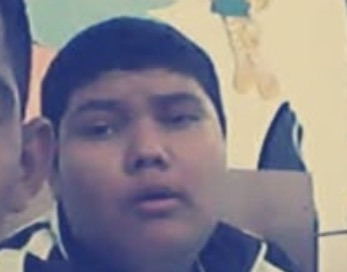
#> input picture imagenes/foto_01.jpg, 347 x 272 px; its folder holds 4 pictures in this run
$ python armar.py
#> lines starting #> are read from the running program, lines starting #| are printed output that depends on the picture
"""Arma el paquete de recursos de la bienvenida de Ñecribels con TODAS las imagenes de la carpeta imagenes/.
Cada imagen queda como un «caracter» de la fuente necribels:bienvenida; Proto los va rotando al entrar alguien.
Los GIF (y WebP animados) se guardan cuadro por cuadro y Proto los reproduce como animacion.
salida/pack.zip  -> lo descarga Minecraft (enlace en server.properties)
salida/lista.json -> lo lee Proto para saber que caracter es cada imagen
Lo corre GitHub solo (Actions) cada vez que se suben o borran imagenes. No hay que tocarlo."""
import io, json, zipfile, pathlib
from PIL import Image

ALTO = 24          # alto de la imagen en el titulo (Minecraft lo multiplica x4 en pantalla)
SOBRE_LINEA = 20   # cuanto sube la imagen sobre el texto
MAX_PX = 256       # las fotos grandes se achican a esto (lado mayor) para que el paquete pese poco
MAX_PX_GIF = 160   # cada cuadro de un GIF (son muchos: mas chicos)
MAX_CUADROS = 40   # un GIF con mas cuadros se reparte en 40 (saltando cuadros, sin cambiar la duracion total)
FORMATO = 34       # paquete de recursos para Minecraft 1.21.1
R = pathlib.Path(__file__).resolve().parent.parent
IMG, SAL = R / "imagenes", R / "salida"
EXT = {".png", ".jpg", ".jpeg", ".webp", ".gif", ".bmp"}

SAL.mkdir(exist_ok=True)
previa = {}
try:
    for x in json.loads((SAL / "lista.json").read_text(encoding="utf-8"))["imagenes"]:
        previa[x["archivo"]] = x["caracter"]
        for k, c in enumerate(x.get("cuadros", [])[1:], 1):
            previa[f"{x['archivo']}#{k}"] = c
except Exception:
    pass
archivos = sorted(p for p in IMG.glob("*") if p.suffix.lower() in EXT) if IMG.exists() else []
usados = {c for a, c in previa.items() if any(p.name == a.split("#")[0] for p in archivos)}
inicio = max([ord(c) + 1 for c in previa.values()] + [0xE000])      # las nuevas nunca reusan un caracter viejo
libre = (chr(i) for i in list(range(inicio, 0xF8FF)) + list(range(0xE000, inicio)))
lista, providers, texturas = [], [], {}
def nuevo_caracter(nombre_clave):
    car = previa.get(nombre_clave) if previa.get(nombre_clave) in usados else None
    while car is None:
        c = next(libre)
        if c not in usados:
            car = c
    usados.add(car)
    return car


def cuadros(p):
    """[(imagen RGBA, ms)] de la imagen; una sola si no es animada."""
    im = Image.open(p)
    n = getattr(im, "n_frames", 1)
#> n = 1
    if n <= 1:
        im.seek(0)
        x = im.convert("RGBA"); x.thumbnail((MAX_PX, MAX_PX), Image.LANCZOS)
        return [(x, 0)]
    todos = []
    for i in range(n):
        im.seek(i)
        x = im.convert("RGBA"); x.thumbnail((MAX_PX_GIF, MAX_PX_GIF), Image.LANCZOS)
        todos.append((x, max(20, int(im.info.get("duration") or 100))))
    if len(todos) > MAX_CUADROS:                           # se saltan cuadros; cada uno dura lo de los saltados
        paso = len(todos) / MAX_CUADROS
        grupos = [todos[int(i * paso):int((i + 1) * paso)] for i in range(MAX_CUADROS)]
        todos = [(g[0][0], sum(ms for _, ms in g)) for g in grupos if g]
    return todos


for p in archivos:
    try:
        cs = cuadros(p)
#> cs = 1 item
#| ok foto_01.jpg -> U+E000 (256x201)
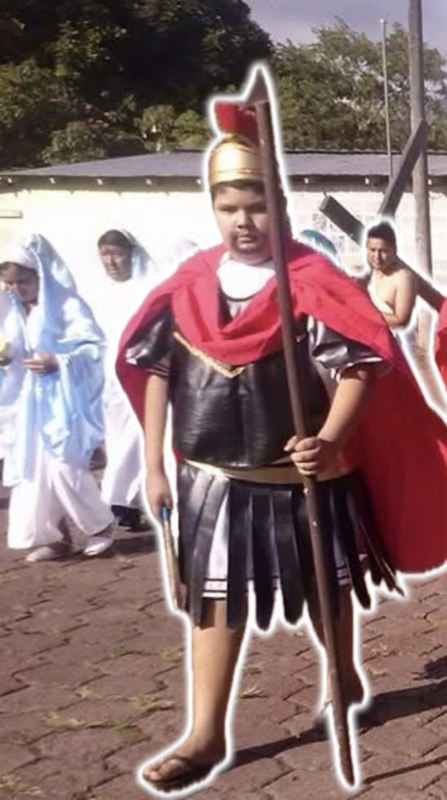
#> input picture imagenes/foto_02.jpg, 894 x 1599 px (shown at 1/2 size)
#> in cuadros (call 2), `n = getattr(im, "n_frames", 1)`: n = 1
#> cs = 1 item
#| ok foto_02.jpg -> U+E001 (143x256)
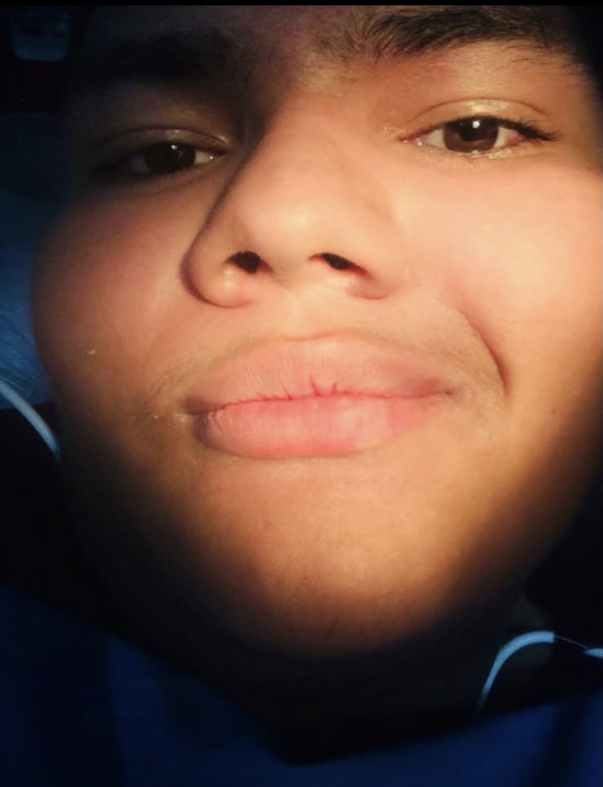
#> input picture imagenes/foto_03.jpg, 1206 x 1573 px (shown at 1/2 size)
#> in cuadros (call 3), `n = getattr(im, "n_frames", 1)`: n = 1
#> cs = 1 item
#| ok foto_03.jpg -> U+E002 (196x256)
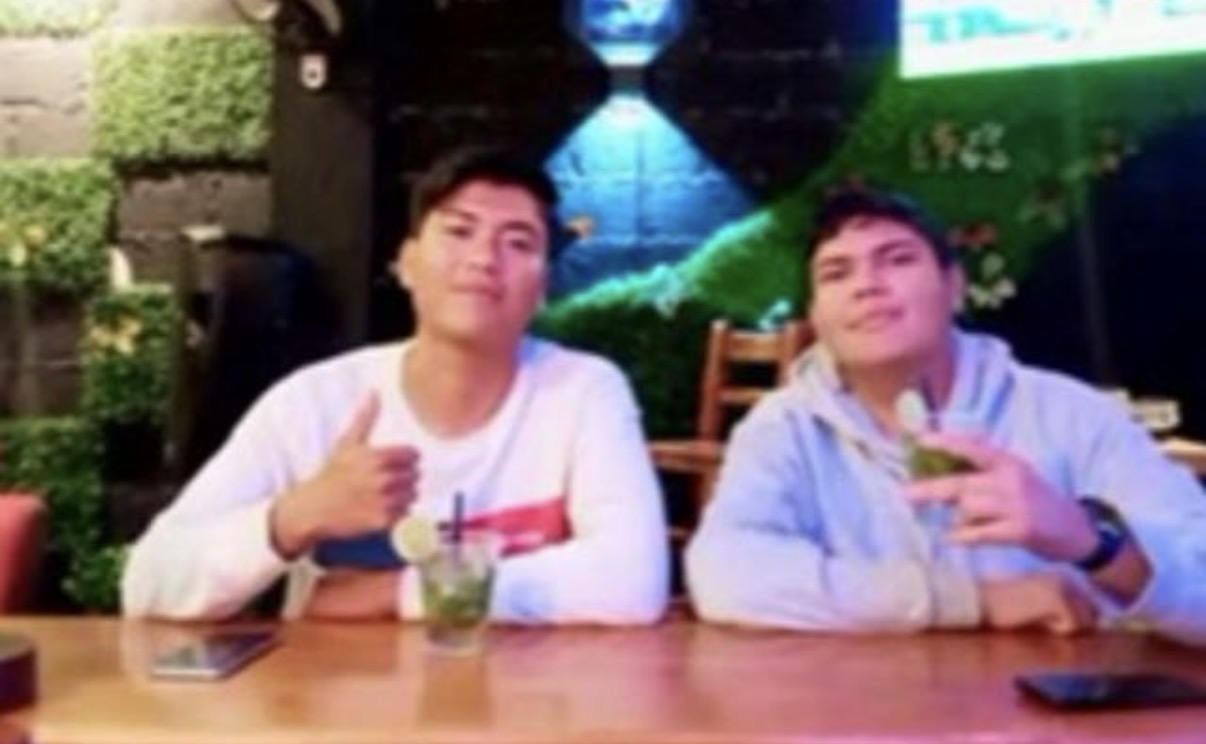
#> input picture imagenes/foto_04.jpg, 1206 x 744 px
#> in cuadros (call 4), `n = getattr(im, "n_frames", 1)`: n = 1
#> cs = 1 item
    except Exception as e:
        print(f"saltada {p.name}: no es una imagen valida ({e})")
        continue
    cars, durs = [], []
    for k, (im, ms) in enumerate(cs):
        car = nuevo_caracter(p.name if k == 0 else f"{p.name}#{k}")
        nombre = f"img_{ord(car):04x}.png"
        b = io.BytesIO(); im.save(b, "PNG", optimize=True); texturas[nombre] = b.getvalue()
        providers.append({"type": "bitmap", "file": f"necribels:font/{nombre}", "height": ALTO, "ascent": SOBRE_LINEA, "chars": [car]})
        cars.append(car); durs.append(ms)
    e = {"archivo": p.name, "caracter": cars[0], "ancho": cs[0][0].width, "alto": cs[0][0].height}
    if len(cars) > 1:
        e.update(animada=True, cuadros=cars, duraciones_ms=durs)
    lista.append(e)
    print(f"ok {p.name} -> U+{ord(cars[0]):04X}" + (f" ({len(cars)} cuadros, {sum(durs) / 1000:.1f} s)" if len(cars) > 1 else f" ({e['ancho']}x{e['alto']})"))
#| ok foto_04.jpg -> U+E003 (256x158)

mcmeta = {"pack": {"pack_format": FORMATO, "description": "Bienvenida de Ñecribels"}}
z = io.BytesIO()
with zipfile.ZipFile(z, "w", zipfile.ZIP_DEFLATED) as zf:
    def poner(ruta, datos):
        info = zipfile.ZipInfo(ruta, date_time=(2026, 1, 1, 0, 0, 0)); info.compress_type = zipfile.ZIP_DEFLATED
        zf.writestr(info, datos)
    poner("pack.mcmeta", json.dumps(mcmeta, ensure_ascii=False, indent=1))
    poner("assets/necribels/font/bienvenida.json", json.dumps({"providers": providers}, ensure_ascii=False, indent=1))
    for n, d in sorted(texturas.items()):
        poner(f"assets/necribels/textures/font/{n}", d)
(SAL / "pack.zip").write_bytes(z.getvalue())
import hashlib
(SAL / "lista.json").write_text(json.dumps({"fuente": "necribels:bienvenida", "sha1": hashlib.sha1(z.getvalue()).hexdigest(),
                                            "imagenes": lista}, ensure_ascii=False, indent=1), encoding="utf-8")
print(f"{len(lista)} imagenes, paquete de {len(z.getvalue()) // 1024} KB")
#| 4 imagenes, paquete de 299 KB
